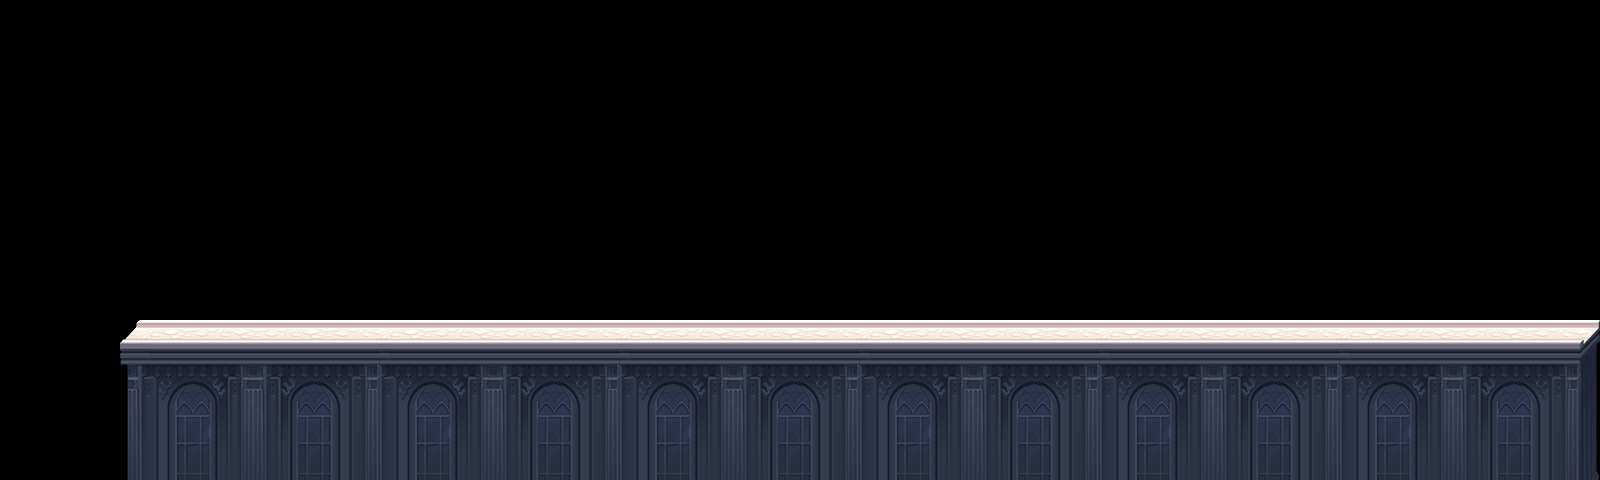

This game map was drawn from its Tiled (.tmx) file and the tilesets committed beside it. A one-line description and the trimmed map source follow:
An orthogonal 80x12 tile map with 20x40 px tiles, 1 tile layer (块层 1) and 42 objects (18x 3, 12x 2, 6x 4, 5x 1).

<map version="1.0" orientation="orthogonal" width="80" height="12" tilewidth="20" tileheight="40">
 <tileset firstgid="1" name="road" tilewidth="20" tileheight="40">
  <image source="road.png" width="280" height="188" />
 </tileset>
 <layer name="块层 1" width="80" height="12">
  <data>[960 cells, 296 non-empty, 56 distinct tile ids]</data>
 </layer>
 <objectgroup name="collision" width="80" height="12">
  <object x="128" y="334" width="1466" height="148" />
 </objectgroup>
 <objectgroup name="items" width="80" height="12">
  <object type="3" x="140" y="200" />
  <object type="3" x="220" y="200" />
  <object type="3" x="180" y="160" />
  <object type="4" x="180" y="200" />
  <object type="3" x="420" y="120" />
  <object type="3" x="460" y="160" />
  <object type="4" x="420" y="160" />
  <object type="3" x="380" y="160" />
  <object type="3" x="660" y="40" />
  <object type="3" x="700" y="80" />
  <object type="4" x="660" y="80" />
  <object type="3" x="620" y="80" />
  <object type="3" x="900" y="40" />
  <object type="3" x="940" y="80" />
  <object type="4" x="900" y="80" />
  <object type="3" x="860" y="80" />
  <object type="3" x="1140" y="80" />
  <object type="3" x="1180" y="120" />
  <object type="4" x="1140" y="120" />
  <object type="3" x="1100" y="120" />
  <object type="3" x="1380" y="160" />
  <object type="3" x="1420" y="200" />
  <object type="4" x="1380" y="200" />
  <object type="3" x="1340" y="200" />
 </objectgroup>
 <objectgroup name="enemy" width="80" height="12">
  <object type="1" x="300" y="320" />
  <object type="1" x="580" y="320" />
  <object type="1" x="800" y="320" />
  <object type="1" x="1020" y="320" />
  <object type="1" x="1260" y="320" />
 </objectgroup>
 <objectgroup name="up" width="80" height="12">
  <object type="2" x="140" y="280" />
  <object type="2" x="380" y="240" />
  <object type="2" x="620" y="160" />
  <object type="2" x="220" y="280" />
  <object type="2" x="460" y="240" />
  <object type="2" x="700" y="160" />
  <object type="2" x="860" y="160" />
  <object type="2" x="940" y="160" />
  <object type="2" x="1100" y="200" />
  <object type="2" x="1180" y="200" />
  <object type="2" x="1340" y="280" />
  <object type="2" x="1420" y="280" />
 </objectgroup>
 <objectgroup name="fire" width="80" height="12" />
</map>
